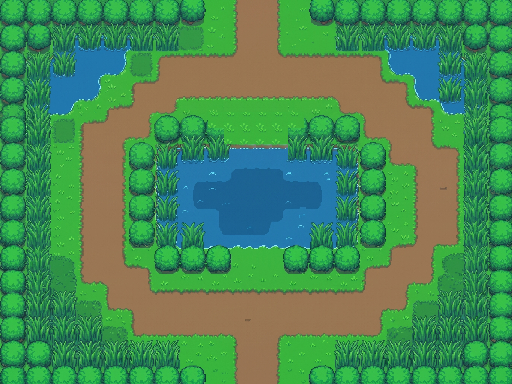

The image is a tile-based game level rendered from a .tmx file. Its description and complete source (layers, tilesets, objects, tile grids) follow:
An orthogonal 32x24 tile map with 16x16 px tiles, 1 tile layer (Tile Layer 1).

<map version="1.10" tiledversion="1.12.2" orientation="orthogonal" renderorder="right-down" width="32" height="24" tilewidth="16" tileheight="16" infinite="0" nextlayerid="2" nextobjectid="1">
 <tileset firstgid="1" source="escenario2_1.tsx" />
 <layer id="1" name="Tile Layer 1" width="32" height="24">
  <data encoding="csv">
1,2,3,4,5,6,7,8,9,10,11,12,13,14,15,16,17,18,19,20,21,22,23,24,25,26,27,28,29,30,31,32,
33,34,35,36,37,38,39,40,41,42,43,44,45,46,47,48,49,50,51,52,53,54,55,56,57,58,59,60,61,62,63,64,
65,66,67,68,69,70,71,72,73,74,75,76,77,78,79,80,81,82,83,84,85,86,87,88,89,90,91,92,93,94,95,96,
97,98,99,100,101,102,103,104,105,106,107,108,109,110,111,112,113,114,115,116,117,118,119,120,121,122,123,124,125,126,127,128,
129,130,131,132,133,134,135,136,137,138,139,140,141,142,143,144,145,146,147,148,149,150,151,152,153,154,155,156,157,158,159,160,
161,162,163,164,165,166,167,168,169,170,171,172,173,174,175,176,177,178,179,180,181,182,183,184,185,186,187,188,189,190,191,192,
193,194,195,196,197,198,199,200,201,202,203,204,205,206,205,205,205,205,211,212,213,214,215,216,217,218,219,220,221,222,223,224,
225,226,227,228,229,230,231,232,233,234,235,236,237,46,46,46,46,46,46,244,245,246,247,248,249,250,251,252,253,254,255,256,
257,258,259,260,261,262,263,264,265,266,267,268,269,270,46,46,46,46,275,276,277,278,279,280,281,282,283,284,285,286,287,288,
289,290,291,292,293,294,295,296,297,298,299,300,301,302,303,304,304,304,307,308,309,310,311,312,313,314,315,316,317,318,319,320,
321,322,323,324,325,326,327,328,329,330,331,332,333,334,335,336,337,338,339,340,341,342,343,344,345,346,347,348,349,350,351,352,
353,354,355,356,357,358,359,360,361,362,363,364,365,366,367,368,369,370,371,372,373,374,375,376,377,378,379,380,381,382,383,384,
385,386,387,388,389,390,391,392,393,394,395,396,397,398,399,400,401,402,403,404,405,406,407,408,409,410,411,412,413,414,415,416,
417,418,419,420,421,422,423,424,425,426,427,428,429,430,431,432,433,434,435,436,437,438,439,440,441,442,443,444,445,446,447,448,
449,450,451,452,453,454,455,456,457,458,459,460,461,462,463,464,465,466,467,468,469,470,471,472,473,474,475,476,477,478,479,480,
481,482,483,484,485,486,487,488,489,490,491,492,493,494,495,496,497,498,499,500,501,502,503,504,505,506,507,508,509,510,511,512,
513,514,515,516,517,518,519,520,521,522,523,524,525,526,527,528,529,530,531,532,533,534,535,536,537,538,539,540,541,542,543,544,
545,546,547,548,549,550,551,552,553,554,555,556,557,558,559,560,561,562,563,564,565,566,567,568,569,570,571,572,573,574,575,576,
577,578,579,580,581,582,583,584,585,586,587,588,589,590,591,592,593,594,595,596,597,598,599,600,601,602,603,604,605,606,607,608,
609,610,611,612,613,614,615,616,617,618,619,620,621,622,623,624,625,626,627,628,629,630,631,632,633,634,635,636,637,638,639,640,
641,642,643,644,645,646,647,648,649,650,651,652,653,654,655,656,657,658,659,660,661,662,663,664,665,666,667,668,669,670,671,672,
673,674,675,676,677,678,679,680,681,682,683,684,685,686,687,688,689,690,691,692,693,694,695,696,697,698,699,700,701,702,703,704,
705,706,707,708,709,710,711,712,713,714,715,716,717,718,719,720,721,722,723,724,725,726,727,728,729,730,731,732,733,734,735,736,
737,738,739,740,741,742,743,744,745,746,747,748,749,750,751,752,753,754,755,756,757,758,759,760,761,762,763,764,765,766,767,768
</data>
 </layer>
</map>
